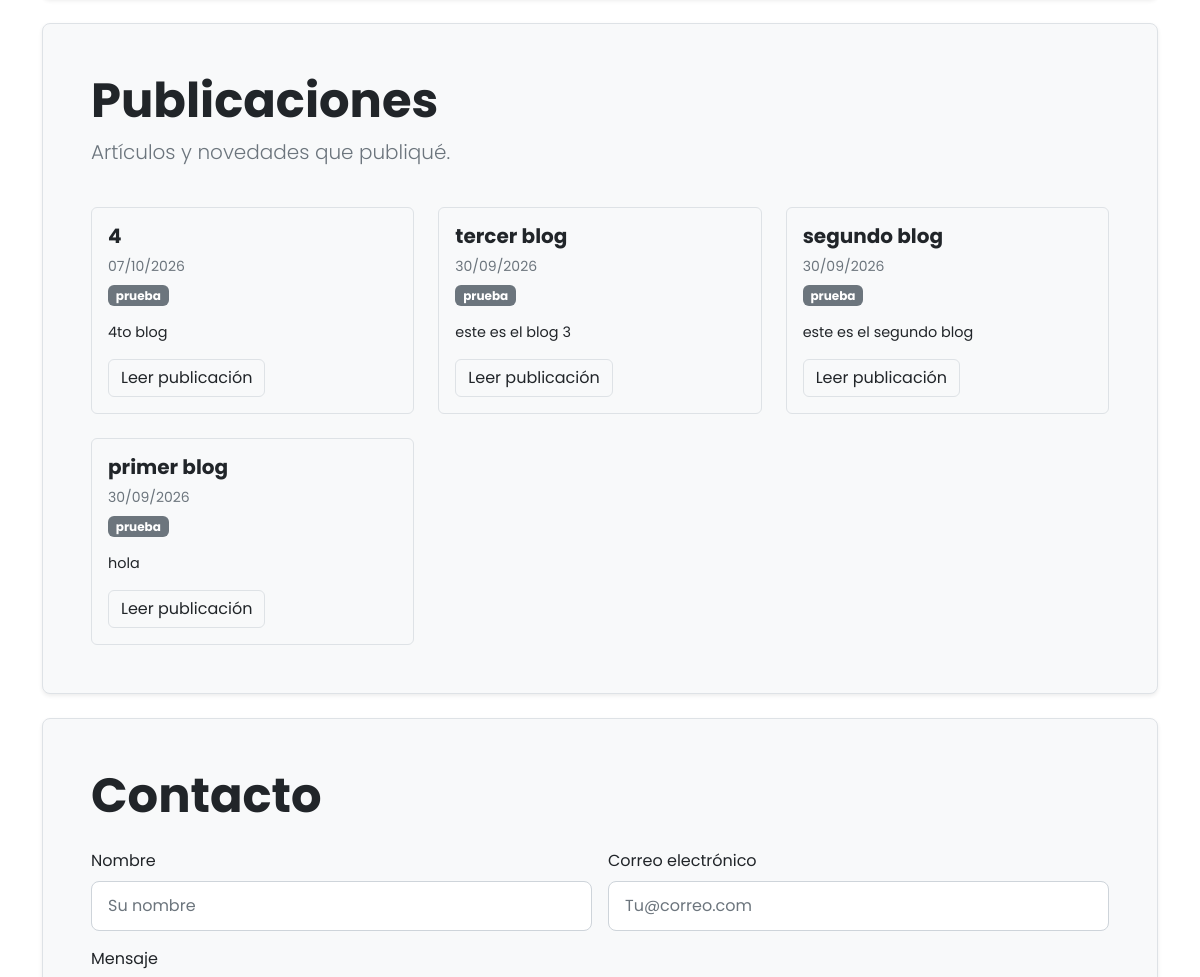
The app's page / (middle part), older data.
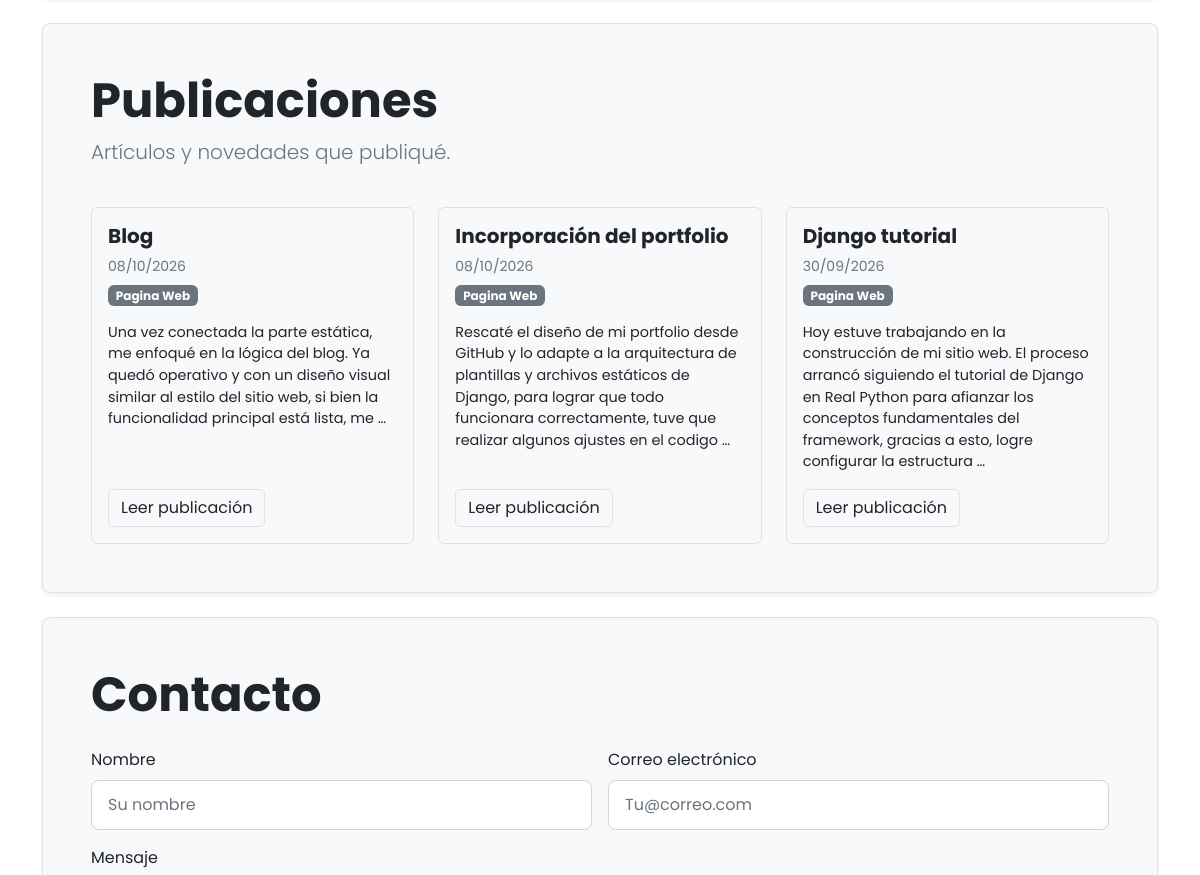
The same page, newer data.
### blog/models.py (models this page shows, shortened)
class Post(models.Model):
    title = models.CharField(max_length=255)
    body = models.TextField()
    image = models.ImageField(upload_to="blog_images/", blank=True)
    created_on = models.DateTimeField(default=timezone.now)
    last_modified = models.DateTimeField(auto_now=True)
    categories = models.ManyToManyField("Category", related_name="posts")

class Category(models.Model):
    name = models.CharField(max_length=30)
    class Meta:
        verbose_name_plural = "categories"

### portfolio/views.py (the view)
# urls.py: path("", portfolio_views.portfolio, name="portfolio"),
def portfolio(request):
    posts = Post.objects.prefetch_related("categories").order_by("-created_on")
    return render(request, "portfolio/index.html", {"posts": posts})

### portfolio/templates/portfolio/index.html (shortened to what this page needs)
﻿<!DOCTYPE html>
{% load static %}
<html lang="es">
<head>
    <link href="https://cdn.jsdelivr.net/npm/bootstrap@5.3.3/dist/css/bootstrap.min.css" rel="stylesheet">
    <link rel="stylesheet" href="{% static 'base.css' %}">
    <link rel="stylesheet" href="{% static 'css/style.css' %}">
</head>
<body class="d-flex flex-column min-vh-100">
    <main class="container my-4">
        <section id="publicaciones" class="portfolio-section">
            <h2 class="display-5 fw-bold">Publicaciones</h2>
            <p class="lead">Artículos y novedades que publiqué.</p>
            {% if posts %}
                <div class="row g-4 mt-2">
                    {% for post in posts %}
                        <article class="col-md-6 col-lg-4">
                            <div class="project-card h-100 p-3 border rounded">
                                <h3 class="h5 fw-bold">
                                    <a class="post-title-link" href="{% url 'blog_detail' post.pk %}">{{ post.title }}</a>
                                </h3>
                                <small class="text-muted">{{ post.created_on|date:"d/m/Y" }}</small>
                                {% if post.categories.all %}
                                    <div class="d-flex flex-wrap gap-2 mt-2">
                                        {% for category in post.categories.all %}
                                            <span class="badge text-bg-secondary">{{ category.name }}</span>
                                        {% endfor %}
                                    </div>
                                {% endif %}
                                <p class="project-desc mt-3">{{ post.body|truncatewords:35 }}</p>
                                <a class="btn btn-outline-custom mt-auto align-self-start" href="{% url 'blog_detail' post.pk %}">Leer publicación</a>
                            </div>
                        </article>
                    {% endfor %}
                </div>
            {% else %}
                <p class="mt-3 mb-0">Todavía no hay publicaciones. Cuando agregues una desde el administrador, aparecerá aquí.</p>
            {% endif %}
        </section>
        <section id="contacto" class="portfolio-section">
            <h2 class="display-5 fw-bold mb-4">Contacto</h2>
            <form onsubmit="return false;" class="contact-form">
                <div class="row g-3 mb-3">
                    <div class="col-md-6">
                        <label for="nombre" class="form-label">Nombre</label>
                        <input type="text" id="nombre" class="form-control custom-input" placeholder="Su nombre">
                    </div>
                    <div class="col-md-6">
                        <label for="email" class="form-label">Correo electrónico</label>
                        <input type="email" id="email" class="form-control custom-input" placeholder="Tu@correo.com">
                    </div>
                </div>
                <div class="mb-4">
                    <label for="mensaje" class="form-label">Mensaje</label>
                </div>
            </form>
        </section>
    </main>
</body>
</html>

Row changes from the older to the newer data that the page shows:
removed Post: title "4", created_on "07/10/2026", body "4to blog"
no longer on this page (row unchanged): Category: name "prueba"
removed Post: title "tercer blog", created_on "30/09/2026", body "este es el blog 3"
removed Post: title "segundo blog", created_on "30/09/2026", body "este es el segundo blog"
added Post: title "Blog", created_on "08/10/2026", body "Una vez conectada la parte estática, me enfoqué en la lógica del blog. Ya quedó operativo y con un diseño visual similar al estilo del sitio web, si bien la funcionalidad principal está lista, me …"
added Category: name "Pagina Web"
added Post: title "Incorporación del portfolio", created_on "08/10/2026", body "Rescaté el diseño de mi portfolio desde GitHub y lo adapte a la arquitectura de plantillas y archivos estáticos de Django, para lograr que todo funcionara correctamente, tuve que realizar algunos ajustes en el codigo …"
changed Post: title "primer blog" → "Django tutorial"; body "hola" → "Hoy estuve trabajando en la construcción de mi sitio web. El proceso arrancó siguiendo el tutorial de Django en Real Python para afianzar los conceptos fundamentales del framework, gracias a esto, logre configurar la estructura …"
